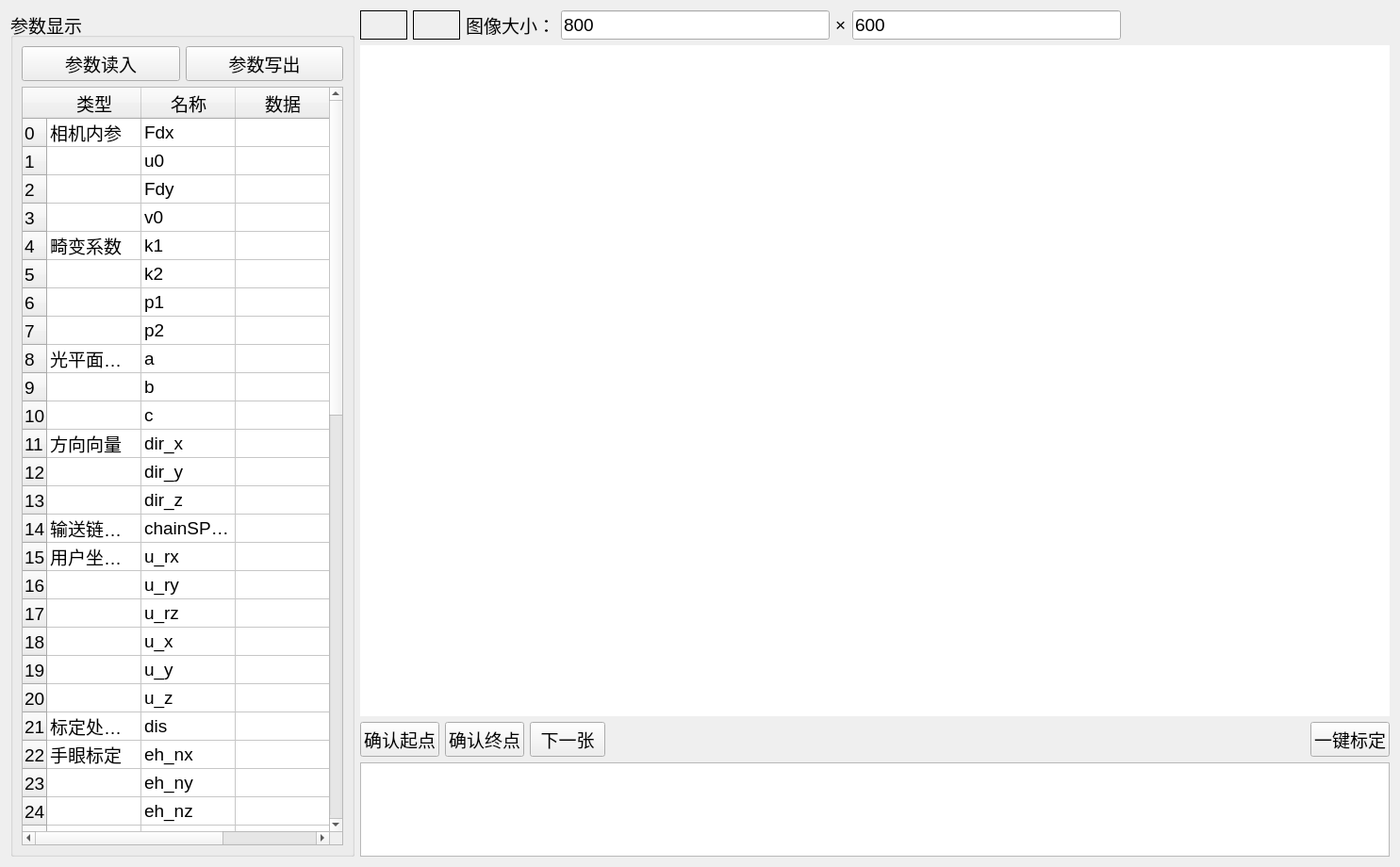
<?xml version="1.0" encoding="UTF-8"?>
<ui version="4.0">
 <class>config</class>
 <widget class="QWidget" name="config">
  <property name="geometry">
   <rect>
    <x>0</x>
    <y>0</y>
    <width>1485</width>
    <height>920</height>
   </rect>
  </property>
  <property name="font">
   <font>
    <pointsize>14</pointsize>
   </font>
  </property>
  <property name="windowTitle">
   <string>config</string>
  </property>
  <layout class="QGridLayout" name="gridLayout_3">
   <item row="0" column="0">
    <widget class="QGroupBox" name="groupBox">
     <property name="sizePolicy">
      <sizepolicy hsizetype="Fixed" vsizetype="Minimum">
       <horstretch>0</horstretch>
       <verstretch>0</verstretch>
      </sizepolicy>
     </property>
     <property name="minimumSize">
      <size>
       <width>365</width>
       <height>0</height>
      </size>
     </property>
     <property name="title">
      <string>参数显示</string>
     </property>
     <layout class="QGridLayout" name="gridLayout_2">
      <item row="0" column="0">
       <layout class="QGridLayout" name="gridLayout">
        <item row="0" column="0">
         <layout class="QHBoxLayout" name="horizontalLayout">
          <item>
           <widget class="QPushButton" name="pushButton_readData">
            <property name="maximumSize">
             <size>
              <width>175</width>
              <height>16777215</height>
             </size>
            </property>
            <property name="text">
             <string>参数读入</string>
            </property>
           </widget>
          </item>
          <item>
           <widget class="QPushButton" name="pushButton_editSuc">
            <property name="maximumSize">
             <size>
              <width>175</width>
              <height>16777215</height>
             </size>
            </property>
            <property name="text">
             <string>参数写出</string>
            </property>
           </widget>
          </item>
         </layout>
        </item>
        <item row="1" column="0">
         <widget class="QTableWidget" name="tableWidget">
          <property name="maximumSize">
           <size>
            <width>350</width>
            <height>16777215</height>
           </size>
          </property>
          <row>
           <property name="text">
            <string>0</string>
           </property>
          </row>
          <row>
           <property name="text">
            <string>1</string>
           </property>
          </row>
          <row>
           <property name="text">
            <string>2</string>
           </property>
          </row>
          <row>
           <property name="text">
            <string>3</string>
           </property>
          </row>
          <row>
           <property name="text">
            <string>4</string>
           </property>
          </row>
          <row>
           <property name="text">
            <string>5</string>
           </property>
          </row>
          <row>
           <property name="text">
            <string>6</string>
           </property>
          </row>
          <row>
           <property name="text">
            <string>7</string>
           </property>
          </row>
          <row>
           <property name="text">
            <string>8</string>
           </property>
          </row>
          <row>
           <property name="text">
            <string>9</string>
           </property>
          </row>
          <row>
           <property name="text">
            <string>10</string>
           </property>
          </row>
          <row>
           <property name="text">
            <string>11</string>
           </property>
          </row>
          <row>
           <property name="text">
            <string>12</string>
           </property>
          </row>
          <row>
           <property name="text">
            <string>13</string>
           </property>
          </row>
          <row>
           <property name="text">
            <string>14</string>
           </property>
          </row>
          <row>
           <property name="text">
            <string>15</string>
           </property>
          </row>
          <row>
           <property name="text">
            <string>16</string>
           </property>
          </row>
          <row>
           <property name="text">
            <string>17</string>
           </property>
          </row>
          <row>
           <property name="text">
            <string>18</string>
           </property>
          </row>
          <row>
           <property name="text">
            <string>19</string>
           </property>
          </row>
          <row>
           <property name="text">
            <string>20</string>
           </property>
          </row>
          <row>
           <property name="text">
            <string>21</string>
           </property>
          </row>
          <row>
           <property name="text">
            <string>22</string>
           </property>
          </row>
          <row>
           <property name="text">
            <string>23</string>
           </property>
          </row>
          <row>
           <property name="text">
            <string>24</string>
           </property>
          </row>
          <row>
           <property name="text">
            <string>25</string>
           </property>
          </row>
          <row>
           <property name="text">
            <string>26</string>
           </property>
          </row>
          <row>
           <property name="text">
            <string>27</string>
           </property>
          </row>
          <row>
           <property name="text">
            <string>28</string>
           </property>
          </row>
          <row>
           <property name="text">
            <string>29</string>
           </property>
          </row>
          <row>
           <property name="text">
            <string>30</string>
           </property>
          </row>
          <row>
           <property name="text">
            <string>31</string>
           </property>
          </row>
          <row>
           <property name="text">
            <string>32</string>
           </property>
          </row>
          <row>
           <property name="text">
            <string>33</string>
           </property>
          </row>
          <row>
           <property name="text">
            <string>34</string>
           </property>
          </row>
          <row>
           <property name="text">
            <string>35</string>
           </property>
          </row>
          <row>
           <property name="text">
            <string>36</string>
           </property>
          </row>
          <row>
           <property name="text">
            <string>37</string>
           </property>
          </row>
          <row>
           <property name="text">
            <string>38</string>
           </property>
          </row>
          <row>
           <property name="text">
            <string>39</string>
           </property>
          </row>
          <row>
           <property name="text">
            <string>40</string>
           </property>
          </row>
          <row>
           <property name="text">
            <string>41</string>
           </property>
          </row>
          <row>
           <property name="text">
            <string>42</string>
           </property>
          </row>
          <row>
           <property name="text">
            <string>43</string>
           </property>
          </row>
          <row>
           <property name="text">
            <string>44</string>
           </property>
          </row>
          <row>
           <property name="text">
            <string>45</string>
           </property>
          </row>
          <row>
           <property name="text">
            <string>46</string>
           </property>
          </row>
          <row>
           <property name="text">
            <string>47</string>
           </property>
          </row>
          <row>
           <property name="text">
            <string>48</string>
           </property>
          </row>
          <row>
           <property name="text">
            <string>49</string>
           </property>
          </row>
          <row>
           <property name="text">
            <string>50</string>
           </property>
          </row>
          <row>
           <property name="text">
            <string>51</string>
           </property>
          </row>
          <row>
           <property name="text">
            <string>52</string>
           </property>
          </row>
          <row>
           <property name="text">
            <string>53</string>
           </property>
          </row>
          <row>
           <property name="text">
            <string>54</string>
           </property>
          </row>
          <row>
           <property name="text">
            <string>55</string>
           </property>
          </row>
          <row>
           <property name="text">
            <string>56</string>
           </property>
          </row>
          <column>
           <property name="text">
            <string>类型</string>
           </property>
          </column>
          <column>
           <property name="text">
            <string>名称</string>
           </property>
          </column>
          <column>
           <property name="text">
            <string>数据</string>
           </property>
          </column>
          <item row="0" column="0">
           <property name="text">
            <string>相机内参</string>
           </property>
          </item>
          <item row="0" column="1">
           <property name="text">
            <string>Fdx</string>
           </property>
          </item>
          <item row="0" column="2">
           <property name="text">
            <string/>
           </property>
          </item>
          <item row="1" column="1">
           <property name="text">
            <string>u0</string>
           </property>
          </item>
          <item row="1" column="2">
           <property name="text">
            <string/>
           </property>
          </item>
          <item row="2" column="1">
           <property name="text">
            <string>Fdy</string>
           </property>
          </item>
          <item row="2" column="2">
           <property name="text">
            <string/>
           </property>
          </item>
          <item row="3" column="1">
           <property name="text">
            <string>v0</string>
           </property>
          </item>
          <item row="3" column="2">
           <property name="text">
            <string/>
           </property>
          </item>
          <item row="4" column="0">
           <property name="text">
            <string>畸变系数</string>
           </property>
          </item>
          <item row="4" column="1">
           <property name="text">
            <string>k1</string>
           </property>
          </item>
          <item row="4" column="2">
           <property name="text">
            <string/>
           </property>
          </item>
          <item row="5" column="1">
           <property name="text">
            <string>k2</string>
           </property>
          </item>
          <item row="5" column="2">
           <property name="text">
            <string/>
           </property>
          </item>
          <item row="6" column="1">
           <property name="text">
            <string>p1</string>
           </property>
          </item>
          <item row="6" column="2">
           <property name="text">
            <string/>
           </property>
          </item>
          <item row="7" column="1">
           <property name="text">
            <string>p2</string>
           </property>
          </item>
          <item row="7" column="2">
           <property name="text">
            <string/>
           </property>
          </item>
          <item row="8" column="0">
           <property name="text">
            <string>光平面方程</string>
           </property>
          </item>
          <item row="8" column="1">
           <property name="text">
            <string>a</string>
           </property>
          </item>
          <item row="8" column="2">
           <property name="text">
            <string/>
           </property>
          </item>
          <item row="9" column="1">
           <property name="text">
            <string>b</string>
           </property>
          </item>
          <item row="9" column="2">
           <property name="text">
            <string/>
           </property>
          </item>
          <item row="10" column="1">
           <property name="text">
            <string>c</string>
           </property>
          </item>
          <item row="10" column="2">
           <property name="text">
            <string/>
           </property>
          </item>
          <item row="11" column="0">
           <property name="text">
            <string>方向向量</string>
           </property>
          </item>
          <item row="11" column="1">
           <property name="text">
            <string>dir_x</string>
           </property>
          </item>
          <item row="11" column="2">
           <property name="text">
            <string/>
           </property>
          </item>
          <item row="12" column="1">
           <property name="text">
            <string>dir_y</string>
           </property>
          </item>
          <item row="12" column="2">
           <property name="text">
            <string/>
           </property>
          </item>
          <item row="13" column="1">
           <property name="text">
            <string>dir_z</string>
           </property>
          </item>
          <item row="13" column="2">
           <property name="text">
            <string/>
           </property>
          </item>
          <item row="14" column="0">
           <property name="text">
            <string>输送链速度</string>
           </property>
          </item>
          <item row="14" column="1">
           <property name="text">
            <string>chainSP[mm/s]</string>
           </property>
          </item>
          <item row="15" column="0">
           <property name="text">
            <string>用户坐标系</string>
           </property>
          </item>
          <item row="15" column="1">
           <property name="text">
            <string>u_rx</string>
           </property>
          </item>
          <item row="16" column="1">
           <property name="text">
            <string>u_ry</string>
           </property>
          </item>
          <item row="17" column="1">
           <property name="text">
            <string>u_rz</string>
           </property>
          </item>
          <item row="18" column="1">
           <property name="text">
            <string>u_x</string>
           </property>
          </item>
          <item row="19" column="1">
           <property name="text">
            <string>u_y</string>
           </property>
          </item>
          <item row="20" column="1">
           <property name="text">
            <string>u_z</string>
           </property>
          </item>
          <item row="21" column="0">
           <property name="text">
            <string>标定处与喷涂处距离</string>
           </property>
          </item>
          <item row="21" column="1">
           <property name="text">
            <string>dis</string>
           </property>
          </item>
          <item row="22" column="0">
           <property name="text">
            <string>手眼标定</string>
           </property>
          </item>
          <item row="22" column="1">
           <property name="text">
            <string>eh_nx</string>
           </property>
          </item>
          <item row="23" column="1">
           <property name="text">
            <string>eh_ny</string>
           </property>
          </item>
          <item row="24" column="1">
           <property name="text">
            <string>eh_nz</string>
           </property>
          </item>
          <item row="25" column="1">
           <property name="text">
            <string>eh_ox</string>
           </property>
          </item>
          <item row="26" column="1">
           <property name="text">
            <string>eh_oy</string>
           </property>
          </item>
          <item row="27" column="1">
           <property name="text">
            <string>eh_oz</string>
           </property>
          </item>
          <item row="28" column="1">
           <property name="text">
            <string>eh_ax</string>
           </property>
          </item>
          <item row="29" column="1">
           <property name="text">
            <string>eh_ay</string>
           </property>
          </item>
          <item row="30" column="1">
           <property name="text">
            <string>eh_az</string>
           </property>
          </item>
          <item row="31" column="1">
           <property name="text">
            <string>eh_x</string>
           </property>
          </item>
          <item row="32" column="1">
           <property name="text">
            <string>eh_y</string>
           </property>
          </item>
          <item row="33" column="1">
           <property name="text">
            <string>eh_z</string>
           </property>
          </item>
          <item row="34" column="0">
           <property name="text">
            <string>标定板[17]位姿</string>
           </property>
          </item>
          <item row="34" column="1">
           <property name="text">
            <string>w_x</string>
           </property>
          </item>
          <item row="35" column="1">
           <property name="text">
            <string>w_y</string>
           </property>
          </item>
          <item row="36" column="1">
           <property name="text">
            <string>w_z</string>
           </property>
          </item>
          <item row="37" column="0">
           <property name="text">
            <string>采图处与标定处距离</string>
           </property>
          </item>
          <item row="37" column="1">
           <property name="text">
            <string>c_dis</string>
           </property>
          </item>
          <item row="38" column="0">
           <property name="text">
            <string>喷涂间隔</string>
           </property>
          </item>
          <item row="38" column="1">
           <property name="text">
            <string>DD</string>
           </property>
          </item>
          <item row="38" column="2">
           <property name="text">
            <string/>
           </property>
          </item>
          <item row="39" column="0">
           <property name="text">
            <string>偏移距离</string>
           </property>
          </item>
          <item row="39" column="1">
           <property name="text">
            <string>M_p</string>
           </property>
          </item>
          <item row="39" column="2">
           <property name="text">
            <string/>
           </property>
          </item>
          <item row="40" column="0">
           <property name="text">
            <string>机器人准备点</string>
           </property>
          </item>
          <item row="40" column="1">
           <property name="text">
            <string>P000.X</string>
           </property>
          </item>
          <item row="41" column="1">
           <property name="text">
            <string>P000.Y</string>
           </property>
          </item>
          <item row="42" column="1">
           <property name="text">
            <string>P000.Z</string>
           </property>
          </item>
          <item row="43" column="0">
           <property name="text">
            <string>辅相机内参</string>
           </property>
          </item>
          <item row="43" column="1">
           <property name="text">
            <string>Fdx</string>
           </property>
          </item>
          <item row="44" column="1">
           <property name="text">
            <string>u0</string>
           </property>
          </item>
          <item row="45" column="1">
           <property name="text">
            <string>Fdy</string>
           </property>
          </item>
          <item row="46" column="1">
           <property name="text">
            <string>v0</string>
           </property>
          </item>
          <item row="47" column="0">
           <property name="text">
            <string>辅畸变系数</string>
           </property>
          </item>
          <item row="47" column="1">
           <property name="text">
            <string>k1</string>
           </property>
          </item>
          <item row="48" column="1">
           <property name="text">
            <string>k2</string>
           </property>
          </item>
          <item row="49" column="1">
           <property name="text">
            <string>p1</string>
           </property>
          </item>
          <item row="50" column="1">
           <property name="text">
            <string>p2</string>
           </property>
          </item>
          <item row="51" column="0">
           <property name="text">
            <string>光平面方程</string>
           </property>
          </item>
          <item row="51" column="1">
           <property name="text">
            <string>a</string>
           </property>
          </item>
          <item row="52" column="1">
           <property name="text">
            <string>b</string>
           </property>
          </item>
          <item row="53" column="1">
           <property name="text">
            <string>c</string>
           </property>
          </item>
          <item row="54" column="0">
           <property name="text">
            <string>方向向量</string>
           </property>
          </item>
          <item row="54" column="1">
           <property name="text">
            <string>dir_x</string>
           </property>
          </item>
          <item row="55" column="1">
           <property name="text">
            <string>dir_y</string>
           </property>
          </item>
          <item row="56" column="1">
           <property name="text">
            <string>dir_z</string>
           </property>
          </item>
         </widget>
        </item>
       </layout>
      </item>
     </layout>
    </widget>
   </item>
   <item row="0" column="1">
    <layout class="QVBoxLayout" name="verticalLayout_2">
     <item>
      <layout class="QHBoxLayout" name="horizontalLayout_2">
       <item>
        <widget class="QLabel" name="pixel_x">
         <property name="minimumSize">
          <size>
           <width>50</width>
           <height>0</height>
          </size>
         </property>
         <property name="frameShape">
          <enum>QFrame::Box</enum>
         </property>
         <property name="text">
          <string/>
         </property>
        </widget>
       </item>
       <item>
        <widget class="QLabel" name="pixel_y">
         <property name="minimumSize">
          <size>
           <width>50</width>
           <height>0</height>
          </size>
         </property>
         <property name="frameShape">
          <enum>QFrame::Box</enum>
         </property>
         <property name="text">
          <string/>
         </property>
        </widget>
       </item>
       <item>
        <widget class="QLabel" name="label_2">
         <property name="text">
          <string>图像大小：</string>
         </property>
        </widget>
       </item>
       <item>
        <widget class="QLineEdit" name="imageSizeX">
         <property name="text">
          <string>800</string>
         </property>
        </widget>
       </item>
       <item>
        <widget class="QLabel" name="label_3">
         <property name="text">
          <string>×</string>
         </property>
        </widget>
       </item>
       <item>
        <widget class="QLineEdit" name="imageSizeY">
         <property name="text">
          <string>600</string>
         </property>
        </widget>
       </item>
       <item>
        <spacer name="horizontalSpacer">
         <property name="orientation">
          <enum>Qt::Horizontal</enum>
         </property>
         <property name="sizeHint" stdset="0">
          <size>
           <width>40</width>
           <height>20</height>
          </size>
         </property>
        </spacer>
       </item>
      </layout>
     </item>
     <item>
      <widget class="myLable" name="label">
       <property name="sizePolicy">
        <sizepolicy hsizetype="Expanding" vsizetype="Expanding">
         <horstretch>0</horstretch>
         <verstretch>0</verstretch>
        </sizepolicy>
       </property>
       <property name="minimumSize">
        <size>
         <width>0</width>
         <height>480</height>
        </size>
       </property>
       <property name="styleSheet">
        <string notr="true">background-color: rgb(255, 255, 255);
border-color: rgb(0, 0, 0);</string>
       </property>
       <property name="text">
        <string/>
       </property>
      </widget>
     </item>
     <item>
      <layout class="QHBoxLayout" name="horizontalLayout_3">
       <item>
        <widget class="QPushButton" name="pushButton_getStart">
         <property name="font">
          <font>
           <pointsize>14</pointsize>
          </font>
         </property>
         <property name="text">
          <string>确认起点</string>
         </property>
        </widget>
       </item>
       <item>
        <widget class="QPushButton" name="pushButton_getEnd">
         <property name="text">
          <string>确认终点</string>
         </property>
        </widget>
       </item>
       <item>
        <widget class="QPushButton" name="pushButton_nextLaser">
         <property name="text">
          <string>下一张</string>
         </property>
        </widget>
       </item>
       <item>
        <spacer name="horizontalSpacer_2">
         <property name="orientation">
          <enum>Qt::Horizontal</enum>
         </property>
         <property name="sizeHint" stdset="0">
          <size>
           <width>40</width>
           <height>20</height>
          </size>
         </property>
        </spacer>
       </item>
       <item>
        <widget class="QPushButton" name="pushButton_calibration">
         <property name="text">
          <string>一键标定</string>
         </property>
        </widget>
       </item>
      </layout>
     </item>
     <item>
      <widget class="QTextEdit" name="message">
       <property name="maximumSize">
        <size>
         <width>16777215</width>
         <height>100</height>
        </size>
       </property>
      </widget>
     </item>
    </layout>
   </item>
  </layout>
 </widget>
 <customwidgets>
  <customwidget>
   <class>myLable</class>
   <extends>QLabel</extends>
   <header>myLable.h</header>
  </customwidget>
 </customwidgets>
 <resources/>
 <connections/>
</ui>
